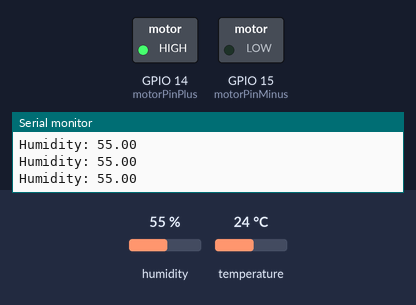
Simulated run of this sketch. Board: ESP8266 (NodeMCU). Shown: switched loads named in the sketch (green lamp = pin HIGH), the last lines printed to the serial monitor. Inputs (shaded band) come from the test bench; at power-on: humidity 55 %, temperature 24 °C.

Above: at 1.2 s.
1.3 s: humidity set to 70 %
2.8 s: humidity set to 73 %
At 3.6 s:
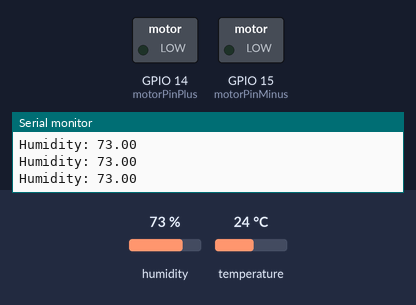
4.3 s: humidity set to 70 %
5.8 s: humidity set to 67 %
At 6.5 s:
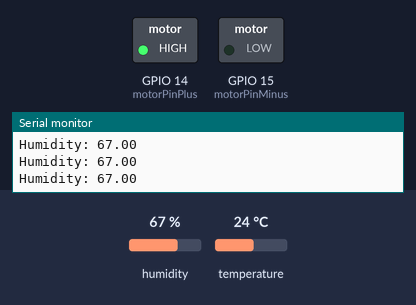
7.3 s: humidity set to 88 %
At 7.6 s:
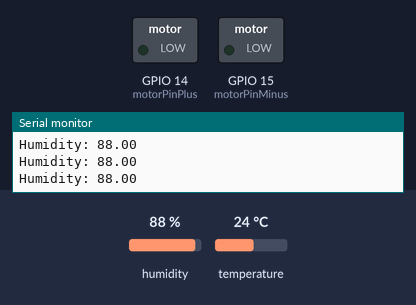
Timing chart, 0 to 9.8 s (numbered marks = the images above; inputs shaded):
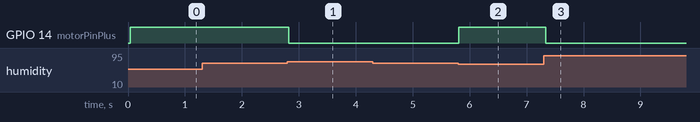

The sketch:

automated_garden.ino
```cpp
// Pins
int motorPinPlus = 14;
int motorPinMinus = 15;

// Libraries
#include <ESP8266WiFi.h>
#include <SHT1x.h>

// Humidity threshold
float threshold = 70.00;
float tolerance = 1.00;

// Pins
#define dataPin  4
#define clockPin 5

// Variables to be measured
float temperature;
float humidity;

// Create instance for the sensor
SHT1x sht1x(dataPin, clockPin);

void setup() {

  pinMode(motorPinPlus, OUTPUT);
  pinMode(motorPinMinus, OUTPUT);

  Serial.begin(115200);

}


void loop() {

  // Read values from the sensor
  temperature = sht1x.readTemperatureC();
  humidity = sht1x.readHumidity();
  Serial.print("Humidity: ");
  Serial.println(humidity);

  // Check humidity data
  if (humidity < threshold - tolerance) {

   // Activate pump
   setMotor(true);

  }
  if (humidity > threshold + tolerance) {

    // Stop pump
    setMotor(false);

  }

}

// Function to control the motor
void setMotor(boolean state){
  if (state) {
    digitalWrite(motorPinPlus, true);
    digitalWrite(motorPinMinus, false);
  }
  else {
    digitalWrite(motorPinPlus, false);
    digitalWrite(motorPinMinus, false);
  }
}
```

Measured:
- the behaviour switches between 71 and 72 % on humidity (found by bisection; images 0 and 1)
- the behaviour switches between 69 and 68 % on humidity (found by bisection; images 1 and 2)
- after the input at 2.8 s, GPIO 14 (motorPinPlus): HIGH → LOW at once
- after the input at 5.8 s, GPIO 14 (motorPinPlus): LOW → HIGH at once
- after the input at 7.3 s, GPIO 14 (motorPinPlus): HIGH → LOW at once
